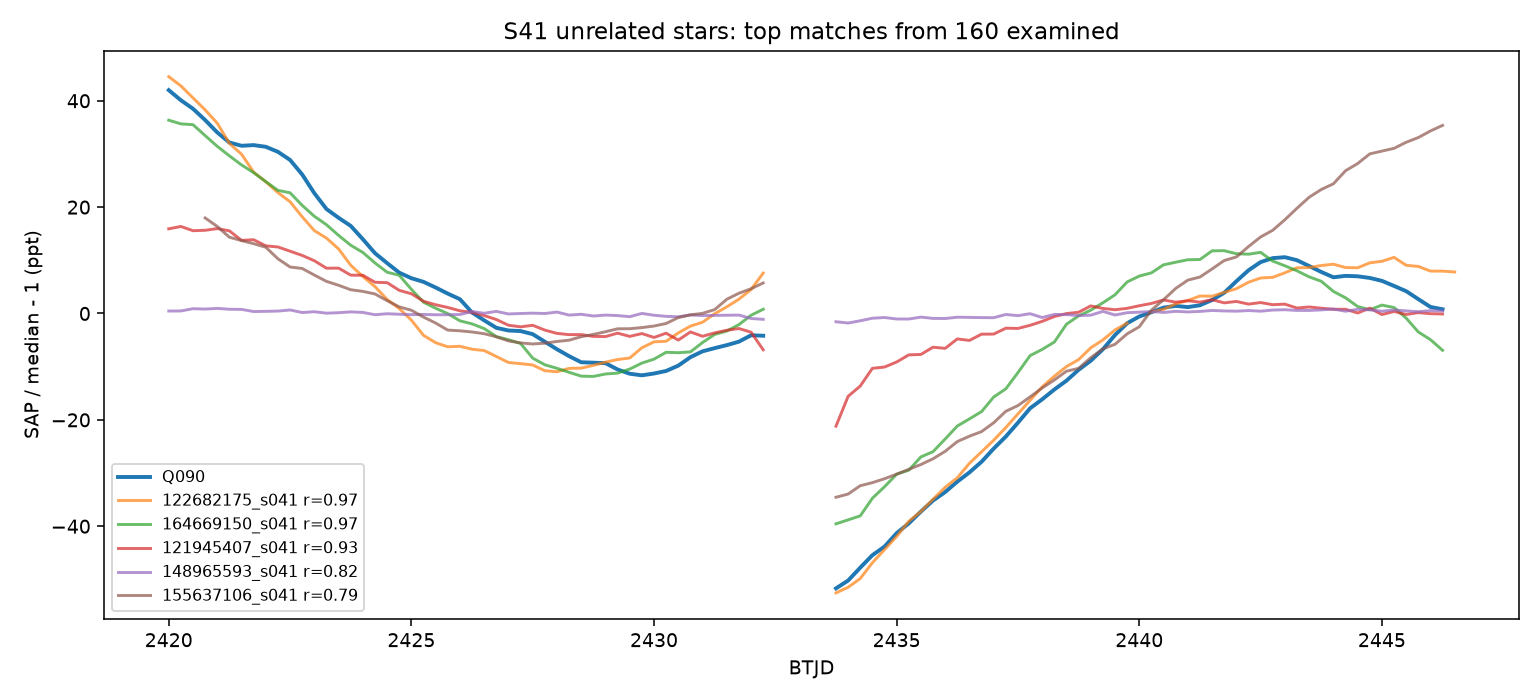

The script that saved this image:
from pathlib import Path
import numpy as np,json,hashlib
from astropy.io import fits
import matplotlib;matplotlib.use('Agg')
import matplotlib.pyplot as plt
D=Path(r'[local-path-redacted]'); edges=np.arange(2420,2447,.25); target=D/'243276811_s041.fits'
def series(p):
 with fits.open(p,memmap=False) as h:
  d=h[1].data;t=np.array(d['TIME'],float);f=np.array(d['SAP_FLUX'],float);q=np.array(d['QUALITY']);hdr=h[0].header
 g=np.isfinite(t)&np.isfinite(f)&(f>0)&(q==0);t=t[g];f=f[g]; f=f/np.median(f)-1
 b=np.array([np.median(f[(t>=a)&(t<a+.25)]) if np.sum((t>=a)&(t<a+.25))>=3 else np.nan for a in edges]);return b,hdr
base,bh=series(target); all=[]
for p in list(D.glob('*_s041.fits'))[:160]:
 try:
  b,h=series(p);g=np.isfinite(b)&np.isfinite(base)
  if g.sum()<50:continue
  corr=np.corrcoef(b[g],base[g])[0,1]; all.append((corr,p,b,h))
 except Exception:pass
all.sort(key=lambda x:-x[0]); selected=all[:5];out=[]
fig,ax=plt.subplots(figsize=(11,5));ax.plot(edges,base*1000,label='Q090',lw=2)
for corr,p,b,h in selected:
 ax.plot(edges,b*1000,label=f'{p.stem} r={corr:.2f}',alpha=.7);out.append(dict(file=str(p),sha256=hashlib.sha256(p.read_bytes()).hexdigest(),correlation=float(corr),camera=h.get('CAMERA'),ccd=h.get('CCD')))
ax.legend(fontsize=8);ax.set(xlabel='BTJD',ylabel='SAP / median - 1 (ppt)',title=f'S41 unrelated stars: top matches from {len(all)} examined');fig.tight_layout();fig.savefig('helper-q090-controls.png',dpi=140)
Path('helper-q090-controls.json').write_text(json.dumps({'target_camera':bh.get('CAMERA'),'target_ccd':bh.get('CCD'),'examined':len(all),'top':out},indent=2));print(json.dumps(out,indent=2))
